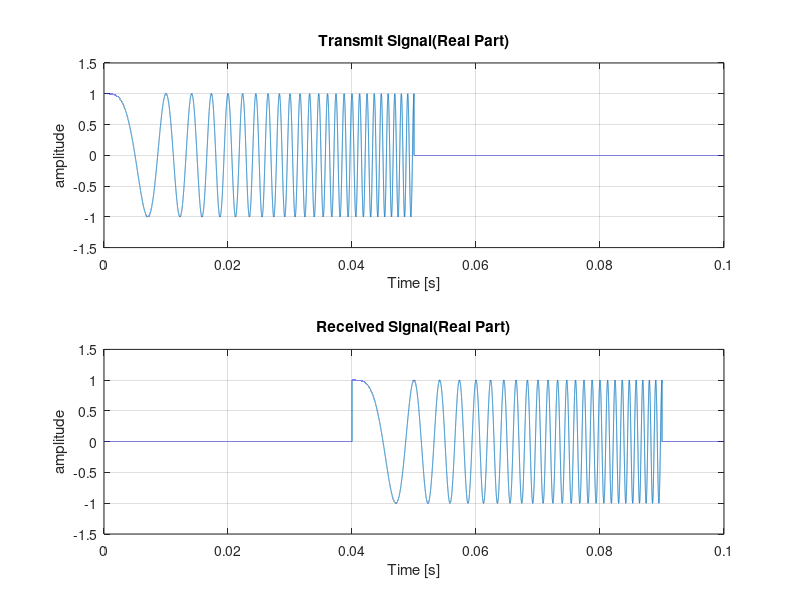
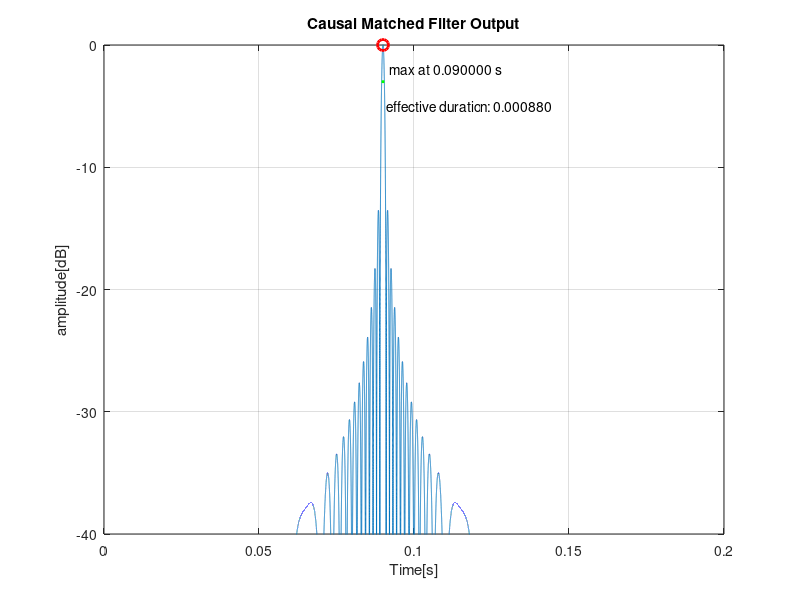

The MATLAB source for these figures, in order:
clear, clc
% Matched Filter with LFM Signal

j = sqrt(-1);
% Parameter
fs = 1e6;           % Sampling frequency
Ts = 1/fs;          % Sampling period
w = 50e-3;          % Sweep time
t = 0:Ts:0.1;       % Time
t_lfm = 0:Ts:w;     % Sweep time
t0 = 40e-3;         % Received time
t0_idx = round(t0 * fs); % Index of t0
c = 3e8;            % Speed of light
B = 1e3;            % LFM bandwidth (Hz)
fc = 1e4;           % Center frequency (Hz)
tau0=w+t0;          %system delay
tau0_idx=round(tau0*fs);    %index of tau0


% Transmit signal (LFM)
k = B / w;          % Chirp rate (Hz/s)
complex_envx = exp(j * pi * k * t_lfm.^2);
complex_envx_result = [complex_envx, zeros(1, length(t) - length(complex_envx))];

%energy of transmit signal
Ex=w*sum(abs(complex_envx_result).^2);

% Receive signal (LFM)
receive_envx = [zeros(1, t0_idx), complex_envx, zeros(1, length(t) - t0_idx - length(complex_envx))];
xi=exp(-j*2*pi*fc*t0)*receive_envx;

% Matched filter
h = conj(flip(xi, 2));

%system delay Matched Filter
i_h=Ex*h(length(t)-tau0_idx:length(t)-t0_idx);
hh=[i_h,zeros(1,length(t)-length(i_h))];

% Matched filter output
y = Ts*conv(xi, h, 'full');
l_y=length(y);
t_y = ((-length(y)+1)/2:(length(y)-1)/2) * Ts ;

% System delayed Matched filter output
yy=Ts*conv(xi,hh,'full');
l_yy=length(yy);
t_yy=((-length(yy)+1)/2:(length(yy)-1)/2) * Ts ;

% Visualization
figure(1);
subplot(2,1,1);
plot(t, real(complex_envx_result));
xlabel('Time [s]');
ylabel('amplitude')
title('Transmit Signal(Real Part)');
ylim([-1.5,1.5])
grid on;

subplot(2,1,2);
plot(t, real(xi));
xlabel('Time [s]');
ylabel('amplitude')
title('Received Signal(Real Part)');
ylim([-1.5,1.5])
grid on;

% subplot(4,1,3)
% plot(flip(-t),real(h))
% grid on
% xlabel('Time [s]')
% ylabel('amplitude')
% title('Matched Filter')
% ylim([-1.5 1.5])
% 
% subplot(4,1,4)
% plot(t,real(hh))
% grid on
% xlabel('Time[s]')
% ylabel('amplitude')
% title('causal Matched Filter')
% ylim([-1.5,1.5])

figure(2);
% subplot(2,1,1)
% plot(t_y,real(y))
% hold on
% plot(max_ty,max_y,'ro','MarkerSize',8,'LineWidth',2)
% text(max_ty+0.001, max_y-0.01,sprintf(' max at %2f s',max_ty))
% hold off
% xlabel('Time [s]')
% ylabel('amplitude')
% title('Matched Filter Output')
% grid on;

%db scale
db_scale = abs(yy);
db_scale = (db_scale-min(db_scale(:)))/(max(db_scale(:))-min(db_scale(:)));
db_scale = 20*log10(db_scale);

%max
[max_yy,max_yyidx]=max(db_scale);

max_tyy=t_yy(max_yyidx)+0.1;

%3dB bandwidth threshold
threshold = max_yy - 3;
idx_3dB = find(db_scale >= threshold);

%3dB bandwidth
bandwidth_start = t_yy(min(idx_3dB)) + 0.1;
bandwidth_end = t_yy(max(idx_3dB)) + 0.1;

t_duration=abs(bandwidth_end-bandwidth_start);
display(t_duration)

plot(t_yy+0.1,db_scale); %real(yy)
ylim([-40 0 ]);
hold on
plot(max_tyy,max_yy,'ro','MarkerSize',8,'LineWidth',2)
text(max_tyy+0.001, max_yy-2,sprintf(' max at %2f s',max_tyy))
plot([bandwidth_start, bandwidth_end], [threshold, threshold], 'g--', 'LineWidth', 2);
% text(bandwidth_start - 0.002, threshold - 5, sprintf('3dB BW Start: %.5f s', bandwidth_start));
% text(bandwidth_end + 0.002, threshold - 5, sprintf('3dB BW End: %.5f s', bandwidth_end));
text(max_tyy, max_yy-5, sprintf(' effective duration: %3f',t_duration));
hold off
xlabel('Time[s]');
ylabel('amplitude[dB]')
title('Causal Matched Filter Output')
grid on;
